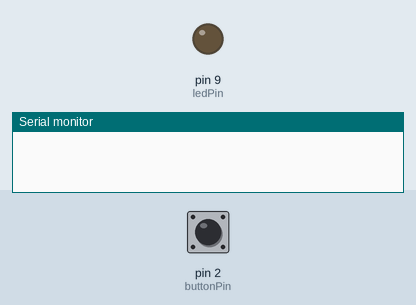
Simulated run of this sketch. Board: Arduino Uno, built with avr-gcc and run on an emulated ATmega328P. On the bench: output pins drawn as LEDs (lit = HIGH), the last lines printed to the serial monitor. Inputs (shaded band) come from the test bench; at power-on: pin 2 (buttonPin) HIGH.

Above: at 1.2 s.
1.3 s: pin 2 (buttonPin) pulled LOW for 1 s
At 1.45 s:
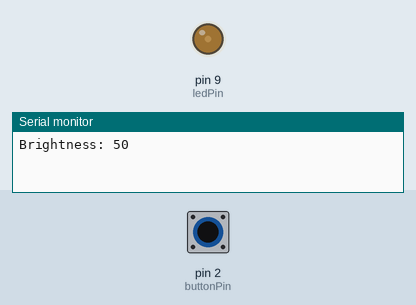
At 2.6 s:
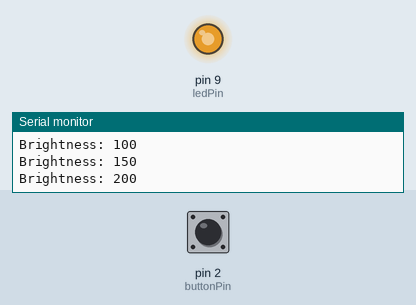
3.8 s: pin 2 (buttonPin) pulled LOW for 0.15 s
At 4.9 s:
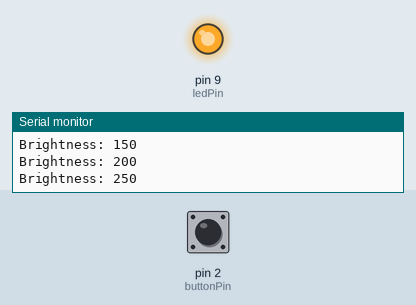
Timing chart, 0 to 6.8 s (numbered marks = the images above; inputs shaded):
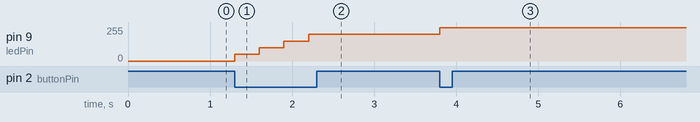

The sketch:

code.ino
```cpp
#define ledPin 9
#define buttonPin 2

int brightness = 0;

void setup() {
  pinMode(ledPin, OUTPUT);
  pinMode(buttonPin, INPUT_PULLUP);
  Serial.begin(9600);
}

void loop() {
  if (digitalRead(buttonPin) == LOW) {   // button pressed
    brightness += 50;

    if (brightness > 255) {
      brightness = 0;
    }

    analogWrite(ledPin, brightness);

    Serial.print("Brightness: ");
    Serial.println(brightness);

    delay(300);  // debounce + slow change
  }
}
```

Measured:
- after the input at 1.3 s, pin 9 (ledPin): 0/255 → 50/255 at once, → 100/255 0.30 s later, → 150/255 0.30 s later, → 200/255 0.30 s later
- after the input at 3.8 s, pin 9 (ledPin): 200/255 → 250/255 at once
